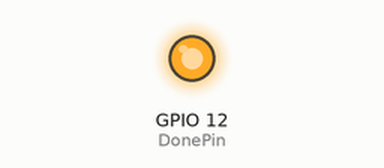
This sketch was run on a simulated ESP8266 (NodeMCU). Shown: output pins drawn as LEDs (lit = HIGH). WiFi joins after 1.5 s; servers stay silent unless stated.

Above: at 1.8 s.
At 11.8 s:
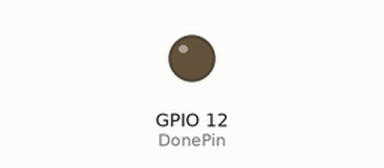
Timing chart, 0 to 13.3 s (numbered marks = the images above):
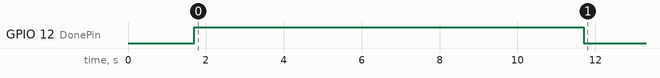

The sketch:

AutoConnectWithReset_update.ino
```cpp
#include <FS.h>
#include <WiFiManager.h>
//#include "espnow.h"
//#include <ESP8266WiFi.h>
//#include <ESP8266HTTPClient.h>
//#include <WiFiClient.h>
//#include <EEPROM.h>
//#include <ESP8266WebServer.h>
//#include <ArduinoJson.h>
//
//HTTPClient http;


String st;
String content;
int statusCode = 0;
int flag = 1;

//Your Domain name with URL path or IP address with path
const char* serverName = "http://home.api.rokkhi.com/api/v1/fingerprint-device/registerFingerPrint";

//auth url
const char* serverName3 = "http://home.api.rokkhi.com/api/v1/common/getIdToken";
String auth;


int DonePin = 12;//work done
int SensorPin = 0;//sensor value

int sensor_status;
float battery_voltage;
ADC_MODE(ADC_VCC);

void setup() {

//  Serial.begin(115200);
  pinMode(DonePin, OUTPUT);
  pinMode(SensorPin, INPUT_PULLUP);

  //digitalWrite(DonePin, HIGH);


  //wifi settings
  WiFiManager wifiManager;
  wifiManager.setBreakAfterConfig(true);
  //  wifiManager.resetSettings();
  if (!wifiManager.autoConnect("rokkhi", "")) {
    delay(3000);
    ESP.restart();
    delay(5000);
  }


  delay(200);
  //  send to server
  //need to add code for http request
  //  SendToServer();


}

void loop() {

  if (flag) {
    digitalWrite(DonePin, HIGH);
    for (int i = 0; i < 100; i++) {
      delay(100);
//      if (i > 70) {
//
//        digitalWrite(DonePin, LOW);
//        delay(50);
//        digitalWrite(DonePin, HIGH);
//      }
      if (i == 99) flag = 0;
    }
  }
  digitalWrite(DonePin, LOW);

}


//
////--------------------------GET AUTH---------------------------------------------
//String httpGETRequest(const char* server) {
//  WiFiClient client2;
//
//  // Your IP address with path or Domain name with URL path
//  http.begin(client2, server);
//
//  // Send HTTP POST request
//  String uid = "community1@test.com";
//  String pid = "123456";
//  String au = "{\"email\":\"" + uid + "\",\"password\":\"" + pid + "\"}";
//  int httpResponseCode = http.POST(au);
//
//  String payload = "";
//  String payload2 = "";
//
//  if (httpResponseCode > 0) {
//    Serial.print("HTTP Response code for get auth: ");
//    Serial.println(httpResponseCode);
//    payload = http.getString();
//    DynamicJsonBuffer jsonBuffer(4096);
//    JsonObject& root = jsonBuffer.parseObject(http.getString());
//    const char* d = root["data"]; // "Sincere@april.biz"
//    payload2 += d;
//  }
//  else {
//    Serial.print("Error code: ");
//    Serial.println(httpResponseCode);
//  }
//  // Free resources
//  http.end();
//  //  Serial.print(payload2);
//  return payload2;
//}
//
//
////---------------------------------------REGISTER DATA SEND--------------------------------------
//String SendToServer() {
//
//  String m = WiFi.macAddress();
//  Serial.println(m);
//
//  sensor_status = digitalRead(SensorPin);
//  battery_voltage = ((float)ESP.getVcc()) / 1024;
//
//  String f = "";
//  String g = "";
//
//  f += sensor_status;
//
//
//  g += battery_voltage;
//
//  auth = httpGETRequest(serverName3);
//  //  Serial.println(auth);
//
//  if (WiFi.status() == WL_CONNECTED) {
//    WiFiClient client;
//
//    // Your Domain name with URL path or IP address with path
//    http.begin(client, serverName);
//    //prepare JSON data from
//    String z = "{\"sensorValue\":\"" + f + "\",\"batteryStatus\":\"" + g + "\",\"macAddressOfDevice\":\"" + m + "\"}";
//    // If you need an HTTP request with a content type: application/json, use the following:
//    http.addHeader("Content-Type", "application/json");
//    http.addHeader("authtoken", auth);
//
//    //    Serial.print(z);
//    int httpResponseCode = http.POST(z);
//    delay(200);
//    Serial.print("HTTP Response code for registration: ");
//    Serial.println(httpResponseCode);
//    if ((httpResponseCode == 201) || (httpResponseCode == 201)) {
//      Serial.println("http: success");
//    }
//    else {
//      Serial.println("http: failed");
//    }
//    http.end();
//  }
//  else {
//    Serial.println("WiFi Disconnected");
//  }
//
//}
```

Measured:
- by itself, GPIO 12 (DonePin): LOW → HIGH at 1.7 s, → LOW 10.0 s later
